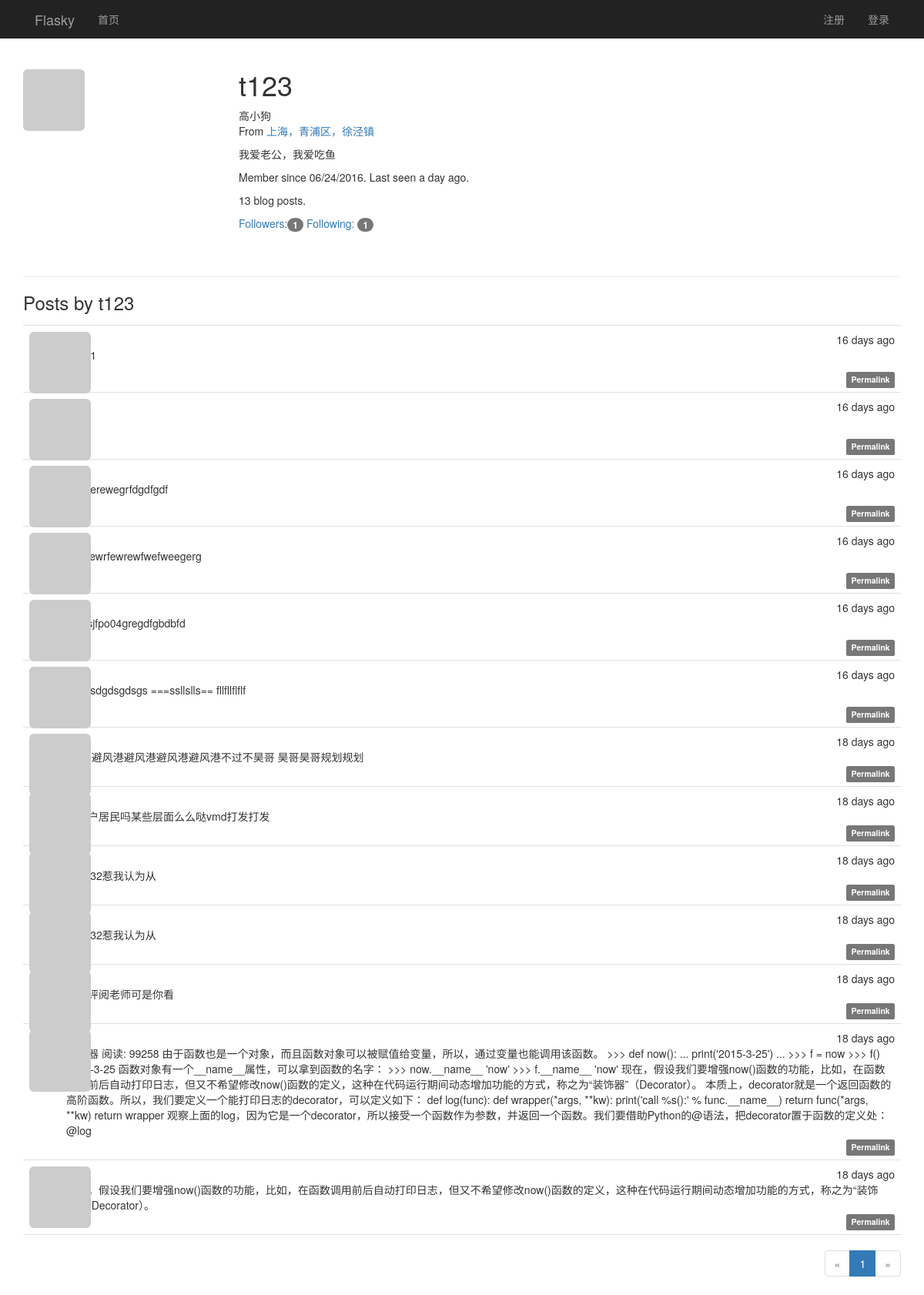
The page /user/t123 on the database its author committed.
### app/models.py (models this page shows, shortened)
class User(UserMixin, db.Model):
    __tablename__ = 'users'
    id = db.Column(db.Integer, primary_key=True)
    email = db.Column(db.String(64), unique=True, index=True)
    username = db.Column(db.String(64), unique=True, index=True)
    password_hash = db.Column(db.String(128))
    confirmed = db.Column(db.Boolean, default=False)
    role_id = db.Column(db.Integer, db.ForeignKey('roles.id'))
    name = db.Column(db.String(64))
    location = db.Column(db.String(64))
    about_me = db.Column(db.TEXT())
    member_since = db.Column(db.DateTime(), default=datetime.utcnow)
    last_seen = db.Column(db.DateTime(), default=datetime.utcnow)
    avatar_hash = db.Column(db.String(32))
    ''' 查询用户写的文章,SQL:
    SELECT
        posts.id AS posts_id,
        posts.body AS posts_body,
        posts.body_html AS posts_body_html,
        posts.timestamp AS posts_timestamp,
        posts.author_id AS posts_author_id
    FROM
        posts
    WHERE
        posts.author_id = 2
    '''
    posts = db.relationship('Post', backref='author', lazy='dynamic')
    """follower_id表示关注者， followed_id表示被关注者
        查询被关注者，select * from follows  LEFT JOIN users on follower_id = id where follower_id=2
    SELECT
        follows.follower_id AS follows_follower_id,
        follows.followed_id AS follows_followed_id,
        follows.timestamp AS follows_timestamp,
        users_1.id AS users_1_id,
        users_1.email AS users_1_email,
        users_1.username AS users_1_username,
        users_1.password_hash AS users_1_password_hash,
        users_1.confirmed AS users_1_confirmed,
        users_1.role_id AS users_1_role_id,
        users_1.name AS users_1_name,
        users_1.location AS users_1_location,
        users_1.about_me AS users_1_about_me,
        users_1.member_since AS users_1_member_since,
        users_1.last_seen AS users_1_last_seen,
        users_1.avatar_hash AS users_1_avatar_hash,
        users_2.id AS users_2_id,
        users_2.email AS users_2_email,
        users_2.username AS users_2_username,
        users_2.password_hash AS users_2_password_hash,
        users_2.confirmed AS users_2_confirmed,
        users_2.role_id AS users_2_role_id,
        users_2.name AS users_2_name,
        users_2.location AS users_2_location,
        users_2.about_me AS users_2_about_me,
        users_2.member_since AS users_2_member_since,
        users_2.last_seen AS users_2_last_seen,
        users_2.avatar_hash AS users_2_avatar_hash
    FROM
        follows
    LEFT OUTER JOIN users AS users_1 ON users_1.id = follows.follower_id
    LEFT OUTER JOIN users AS users_2 ON users_2.id = follows.followed_id
    WHERE
        follows.follower_id = 2;
    """
    followed = db.relationship('Follow', foreign_keys=[Follow.follower_id],
                               backref=db.backref('follower', lazy='joined'),
                               lazy='dynamic',
                               cascade='all, delete-orphan')
    """ 查询关注者， select * from follows  LEFT JOIN users on followed_id = id where followed_id=3
        users_1：关注者表
        users_2：被关注者表
    SELECT
        follows.follower_id AS follows_follower_id,
        follows.followed_id AS follows_followed_id,
        follows.timestamp AS follows_timestamp,
        users_1.id AS users_1_id,
        users_1.email AS users_1_email,
        users_1.username AS users_1_username,
        users_1.password_hash AS users_1_password_hash,
        users_1.confirmed AS users_1_confirmed,
        users_1.role_id AS users_1_role_id,
        users_1.name AS users_1_name,
        users_1.location AS users_1_location,
        users_1.about_me AS users_1_about_me,
        users_1.member_since AS users_1_member_since,
        users_1.last_seen AS users_1_last_seen,
        users_1.avatar_hash AS users_1_avatar_hash,
        users_2.id AS users_2_id,
        users_2.email AS users_2_email,
        users_2.username AS users_2_username,
        users_2.password_hash AS users_2_password_hash,
        users_2.confirmed AS users_2_confirmed,
        users_2.role_id AS users_2_role_id,
        users_2.name AS users_2_name,
        users_2.location AS users_2_location,
        users_2.about_me AS users_2_about_me,
        users_2.member_since AS users_2_member_since,
        users_2.last_seen AS users_2_last_seen,
        users_2.avatar_hash AS users_2_avatar_hash
    FROM
        follows
    LEFT OUTER JOIN users AS users_1 ON users_1.id = follows.follower_id
    LEFT OUTER JOIN users AS users_2 ON users_2.id = follows.followed_id
    WHERE
        follows.followed_id = 7;
    """
    followers = db.relationship('Follow', foreign_keys=[Follow.followed_id],
                                backref=db.backref('followed', lazy='joined'),
                                lazy='dynamic',
                                cascade='all, delete-orphan')
    comments = db.relationship('Comment', backref='author', lazy='dynamic')
    @property
    def password(self):
        raise AttributeError('password is not a readable attribute')
    def gravatar(self, size=100, default='identicon', rating='g'):
        if request.is_secure:
            url = 'https://secure.gravatar.com/avatar'
        else:
            url = 'http://s.gravatar.com/avatar'
        email_hash = self.avatar_hash or hashlib.md5(self.email.encode('utf-8')).hexdigest()
        return '{url}/{hash}?s={size}&d={default}&r={rating}'.format(
            url=url, hash=email_hash, size=size, default=default, rating=rating)

class Post(db.Model):
    __tablename__ = 'posts'
    id = db.Column(db.Integer, primary_key=True)
    body = db.Column(db.Text)
    body_html = db.Column(db.Text)
    timestamp = db.Column(db.DateTime, index=True, default=datetime.utcnow)
    author_id = db.Column(db.Integer, db.ForeignKey('users.id'))
    comments = db.relationship('Comment', backref='post', lazy='dynamic')

### app/main/views.py (the view)
@main.route('/user/<username>')
def user(username):
    user_name = User.query.filter_by(username=username).first_or_404()
    page = request.args.get('page', 1, type=int)
    pagination = user_name.posts.order_by(Post.timestamp.desc()).paginate(page, per_page=current_app.config[
        'FLASK_POSTS_PER_PAGE'], error_out=False)
    posts = pagination.items
    return render_template('user.html', user=user_name, posts=posts, pagination=pagination)

### app/auth/views.py (called while the page is built)
@auth.before_app_request
def before_request():
    if current_user.is_authenticated:
        current_user.ping()
        if not current_user.confirmed \
                and request.endpoint[:5] != 'auth.' \
                and request.endpoint != 'static':
            return redirect(url_for('auth.unconfirmed'))

### app/main/__init__.py (called while the page is built)
@main.app_context_processor
def inject_permissions():
    return dict(Permission=Permission)

### app/models.py (called while the page is built)
    def can(self, permissions):
        return False

    def is_administrator(self):
        return False

### app/templates/user.html (shortened to what this page needs)
{% extends "base.html" %}
{% import "_marcros.html" as macros %}
{% block page_content %}
<div class="page-header" xmlns="http://www.w3.org/1999/html">
    <img class="img-rounded profile-thumbnail" src="{{ user.gravatar(size=256) }}">
    <div class="profile-header">
        <h1>{{ user.username }}</h1>
        {% if user.name or user.location %}
        <p>
            {% if user.name %}{{ user.name }}<br>{% endif %}
            {% if user.location %}
                From <a href="http://maps.google.com/?q={{ user.location }}">
                    {{ user.location }}
                </a><br>
            {% endif %}
        </p>
        {% endif %}
        {%  if user.about_me %}<p>{{ user.about_me }}</p>{% endif %}
        <p>
            Member since {{ moment(user.member_since).format('L') }}.
            Last seen {{ moment(user.last_seen).fromNow() }}.
        </p>
        <p>{{ user.posts.count() }} blog posts.</p>
        <p>
        <a href="{{ url_for('.followers', username=user.username) }}">
            Followers:<span class="badge">{{ user.followers.count() - 1 }}</span>
        </a>
        <a href="{{ url_for('.followed_by', username=user.username) }}">
            Following: <span class="badge">{{ user.followed.count() - 1 }}
        </span>
        </a>
        </p>
    </div>
</div>
    <h3>Posts by {{ user.username }}</h3>
    {% include '_posts.html' %}
<div class="pagination">
    {{ macros.pagination_widget(pagination, '.user', username=user.username) }}
</div>
{% endblock %}

### app/templates/_posts.html (shortened to what this page needs)
<ul class="posts">
    {% for post in posts %}
    <li class="post">
        <div class="post-thumbnail">
            <a href="{{ url_for('.user', username=post.author.username) }}">
                <img class="img-rounded profile-thumbnail"
                     src="{{ post.author.gravatar(size=40) }}">
            </a>
        </div>
        <div class="post-content">
            <div class="post-date">{{ moment(post.timestamp).fromNow() }}</div>
            <div class="post-author">
                <a href="{{ url_for('.user', username=post.author.username) }}">
                </a>
            </div>
            <div class="post-body">
                {% if post.body_html %}
                    {{ post.body_html | safe }}
                {% else %}
                    {{ post.body }}
                {% endif %}
            </div>
            <div class="post-footer">
                <a href="{{ url_for('.post', post_id=post.id) }}">
                    <span class="label label-default">Permalink</span>
                </a>
            </div>
        </div>
    </li>
    {% endfor %}
</ul>

### app/static/styles.css (style rules this page uses)
.profile-thumbnail { position: absolute; }
.profile-header { min-height: 260px; margin-left: 280px; }
ul.posts { list-style-type: none; padding: 0px; margin: 16px 0px 0px 0px; border-top: 1px solid #e0e0e0; }
ul.posts li.post { padding: 8px; border-bottom: 1px solid #e0e0e0; }
div.post-date { float: right; }
div.post-author { font-weight: bold; }
div.post-thumbnail { position: absolute; }
div.post-content { margin-left: 48px; min-height: 48px; }
div.post-footer { text-align: right; }
div.pagination { width: 100%; text-align: right; padding: 0px; margin: 0px; }

### rows shown on the page
User: username "t123", name "高小狗", location "上海，青浦区，徐泾镇", about_me "我爱老公，我爱吃鱼", member_since "06/24/2016", last_seen "a day ago"
Post: timestamp "16 days ago"
Post: timestamp "16 days ago"
Post: timestamp "16 days ago", body_html "2224erewegrfdgdfgdf"
Post: timestamp "16 days ago", body_html "24wrewrfewrewfwefweegerg"
Post: timestamp "16 days ago", body_html "dfg;;sjfpo04gregdfgbdbfd"
Post: timestamp "16 days ago", body_html "235gsdgdsgdsgs ===ssllslls== fllfllflflf"
Post: timestamp "18 days ago", body "r恶搞避风港避风港避风港避风港不过不昊哥 昊哥昊哥规划规划"
Post: timestamp "18 days ago", body "月娥户居民吗某些层面么么哒vmd打发打发"
Post: timestamp "18 days ago", body "333332惹我认为从"
Post: timestamp "18 days ago", body "333332惹我认为从"
Post: timestamp "18 days ago", body "发表评阅老师可是你看"
Post: timestamp "18 days ago", body "装饰器 阅读: 99258 由于函数也是一个对象，而且函数对象可以被赋值给变量，所以，通过变量也能调用该函数。 >>> def now(): ... print('2015-3-25') ... >>> f = now >>> f() 2015-3-25 函数对象有一个__name__属性，可以拿到函数的名字： >>> now.__name__ 'now' >>> f.__name__ 'now' 现在，假设我们要增强now()函数的功能，比如，在函数调用前后自动打印日志，但又不希望修改now()函数的定义，这种在代码运行期间动态增加功能的方式，称之为“装饰器”（Decorator）。 本质上，decorator就是一个返回函数的高阶函数。所以，我们要定义一个能打印日志的decorator，可以定义如下： def log(func): def wrapper(*args, **kw): print('call %s():' % func.__name__) return func(*args, **kw) return wrapper 观察上面的log，因为它是一个decorator，所以接受一个函数作为参数，并返回一个函数。我们要借助Python的@语法，把decorator置于函数的定义处： @log"
Post: timestamp "18 days ago", body "现在，假设我们要增强now()函数的功能，比如，在函数调用前后自动打印日志，但又不希望修改now()函数的定义，这种在代码运行期间动态增加功能的方式，称之为“装饰器”（Decorator）。"

### other values the page prints
{{ user.posts.count() }} "13"
{{ user.followers.count() - 1 }} "1"
{{ user.followed.count() - 1 }} "1"
{{ p }} "1"
